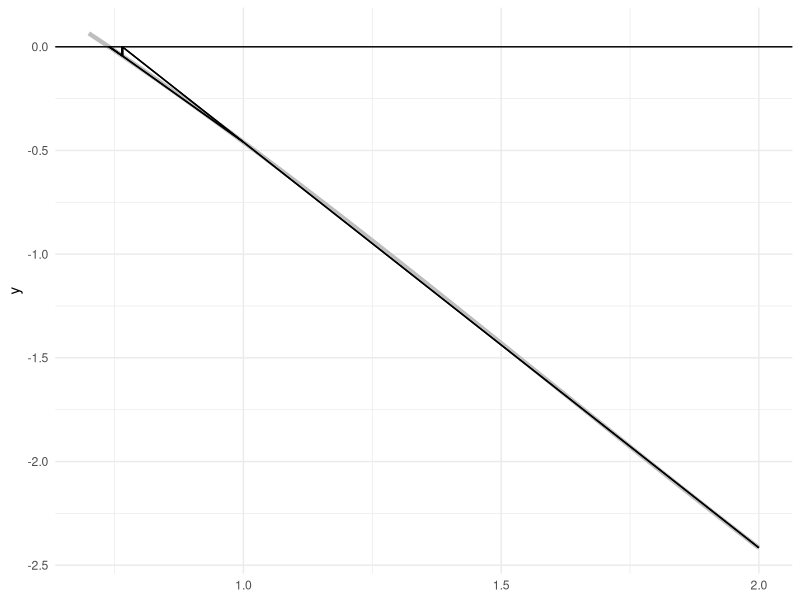
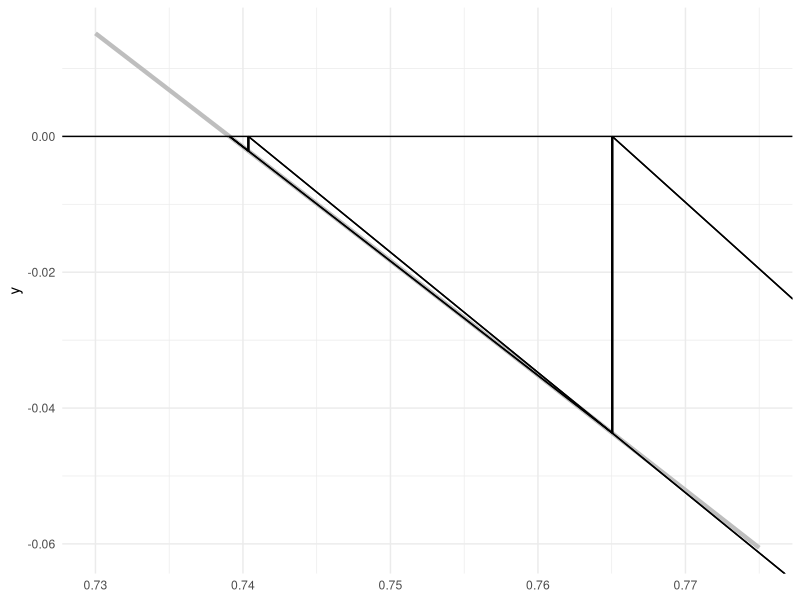
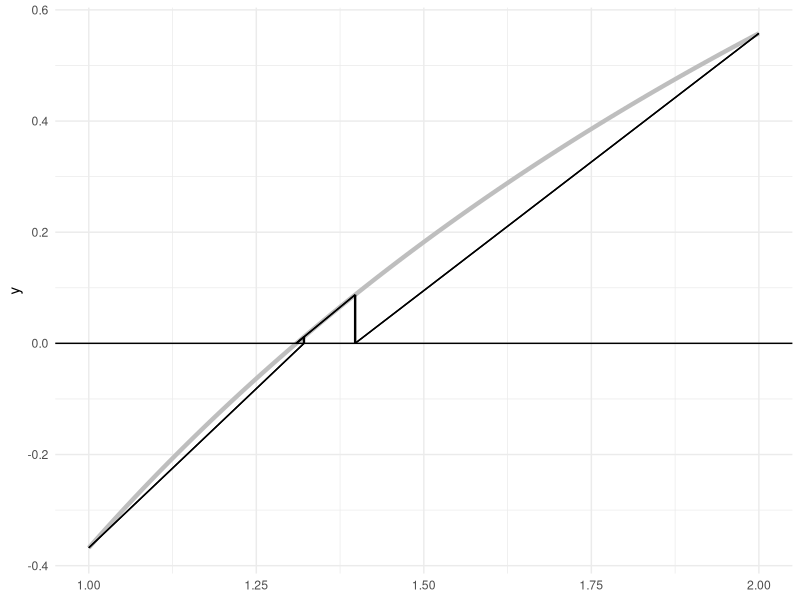
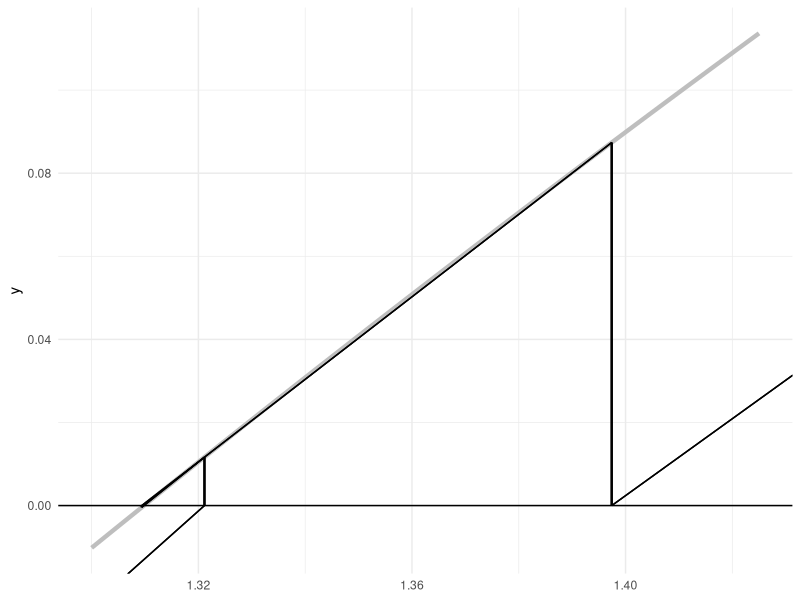

The R script that drew these images, in order:
## ---- chunk 1

library(ggplot2)
library(ggthemes)

## ---- chunk 2
# Define the functions


F1<-function(x){
  result <- cos(x)-x
  return(result)
}

F2 <- function(x) {
  result <- log(x)-exp(-x)
  return(result)
}

F1.nr<-function(x){
  result <- cos(x)-x
  deriv_value <- deriv(~cos(x)-x, "x") |> eval() |> attr("gradient")
  return(c(result, deriv_value))
}

F2.nr <- function(x) {
  result <- log(x)-exp(-x)
  deriv_value <- deriv(~log(x)-exp(-x), "x") |> eval() |> attr("gradient")
  return(c(result, deriv_value))
}
## ---- chunk 3

#define a function F2(x)=sin(x)
#define F3(x)=(x-2)^3-6*x
#define F4(x)=cos(x)-x### 
# (All functions need to return f(x) and f’(x))

Secant <- function(func, x0 = 1, x1 = 2, Tolerance, MaxNumberOfIterations) {
  #initialize a variable, Deviation (say), to record |f(x)| so that you know how far away you are from 0.
  #(So initialize it to some arbitrary large number)
  Deviation <- 1e6
  #Set up a counter, i, to record how many iterations you have performed. Set it equal to 0	
  i <- 0
  # Initialize the values of x0 and x1 and f(x)
  x_0 <- x0
  x_1 <- x1
  
  
  func_x0 <- func(x_0)
  func_x1 <- func(x_1)
  
  x_values<- c(x_1, x_0)
  y_values <- c(func_x1, func_x0)
  
  slopes <- c((func_x1 - func_x0)/ (x_1)-(x_0))
  Deviations<- c(abs(func_x0))
  y_ints <- c(func_x0-(slopes[1]*x_0))
  
  while ((i<MaxNumberOfIterations)&&(Deviation>Tolerance)) {
    
    i <- i+1
    
    # cat(paste0("\nstarting iteration ", i, ".\n X0 = ", x_0, "\n"))
    
    # record the value of f(x0) and f(x1) for the current values

    # calculate slope
    slope <- (func_x1 - func_x0)/ ((x_1)-(x_0))
    slopes <- c(slopes, slope)
    
    # save the old x as x_1
    x_1 <- x_0
    func_x1 <- func_x0
    
    # calculate the next x_0
    x_0 <- x_0 - (func_x0/slope)
    func_x0 <- func(x_0)
    
    # save it in the vectors
    x_values <- c(x_values, x_0)
    y_values <- c(y_values, func_x0)
    
    # calculate the deviation
    Deviation <- abs(func_x0)
    Deviations <- c(Deviations, Deviation)
    
    y_ints <- c(y_ints, func_x0-(slope*x_0))
    
    
    
  }
  
    # output the result
  if (Deviation<Tolerance){
    message(paste("\nFound the root point: ",x_0, " after ", i, "iterations"))
  }else{
    message(paste("\nConvergence failure. Deviation: ",Deviation, "after ", i, 	"iterations"))}    
  
  # return all the information
  return(list(x_values = x_values, y_values = y_values, y_ints = y_ints, slopes = slopes, Deviations = Deviations, iterations = i, Fn = func))
  
}

## ---- chunk 4

plotSecant <- function(Secant.result, startPlotX = 0.6, endPlotX = 0.8) {
  
  
  
  sec.plot <- ggplot(data.frame(x=c(startPlotX, endPlotX))) + 
    stat_function(fun = Secant.result$Fn, size = 1.5, color = "grey") + 
    geom_hline(yintercept = 0) + 
    theme_minimal() + 
    xlim(startPlotX, endPlotX)
  
  for(i in 1:Secant.result$iterations) {
    # sloped line
    sec.plot <- sec.plot + 
      geom_segment(x = Secant.result$x_values[i], 
                   y = Secant.result$y_values[i],
                   xend= Secant.result$x_values[i+2], 
                   yend =0,
                   size=0.5
                   ) + 
    # vertical line
      geom_segment(x = Secant.result$x_values[i+2], 
                   y = Secant.result$y_values[i+2], 
                   xend= Secant.result$x_values[i+2], 
                   yend =0,
                   size = 0.75
                   )
    
    # Sys.sleep(1)
    
  }
  
  return(sec.plot)
  
}

## ---- chunk 5


# Define your Newton-Raphson function  
NewtonRaphson<-function(func,StartingValue,Tolerance,MaxNumberOfIterations){
  #initialize a variable, Deviation (say), to record |f(x)| so that you know how far away you are from 0.
  #(So initialize it to some arbitrary large number)
  Deviation <- 1e6
  #Set up a counter, i, to record how many iterations you have performed. Set it equal to 0	
  i <- 0
  # Initialize the values of x and f(x)
  X <- StartingValue
  func_X <- func(StartingValue)[1]
  
  #Set up a while loop until we hit the required target accuracy or the max. number of steps
  while ((i<MaxNumberOfIterations)&&(Deviation>Tolerance))
  {
    # Record the value of f(x) and f’(x), for the current x value. 
    # I put them in a variable Z. Z[1]<-x; Z[2]<-f(x)
    
    Z <- func(X)
    
    # To be safe, check that the function and it's derivative are defined at X (either could be NaN if you are unlucky)
    if ((Z[1]=="NaN")||(Z[2]=="NaN")) {
      cat("\nFunction or derivative not defined error.\n")
      break
    }
    
    #Find the next X-value using Newton-Raphson's formula. Let's call that value X
    Xm1 <- X
    X <- X - (Z[1]/Z[2])
    
    # calculate Deviation<- |f(x)-0|
    Deviation <- abs(Z[1]-0)
    
    # increase the value of your iteration counter
    i<-i+1
    
    # if you like, have the program write out how it is getting on
    # cat(paste("\nIteration ",i,":   X=",X,"  Y=",Deviation))
    
    # # If you are feeling fancy, add some line segments to the screen to show where it just went
    # # See the 'fixed points' code for a reminder of how to do that.
    # segments(x0 = X, y0= 0, x1 = Xm1, y1=Z[1])
    # if(i > 0) {
    #   segments(x0 = Xm1, y0 = 0, x1 = Xm1, y1 = Z[1])
    # }
    
  }
  
  # output the result
  if (Deviation<Tolerance){
    message(paste("\nFound the root point: ",X, " after ", i, "iterations"))
  }else{
    message(paste("\nConvergence failure. Deviation: ",Deviation, "after ", i, 	"iterations"))}    
  
  # have the function return the answer
  return(list(X=X, iterations = i))
}

## ---- chunk 6

result <- Secant(F1, 1, 2, 1e-10, 1000)

plotSecant(result, 0.7, 2)

plotSecant(result, 0.73, 0.775)

## ---- chunk 7

result2 <- Secant(F2, 1, 2, 1e-10, 1000)

plotSecant(result2, 1, 2)

plotSecant(result2, 1.3, 1.425)


## ---- chunk 8
result1.nr <- NewtonRaphson(F1.nr, 2, 1e-10, 1000)
result2.nr <- NewtonRaphson(F2.nr, 2, 1e-10, 1000)

